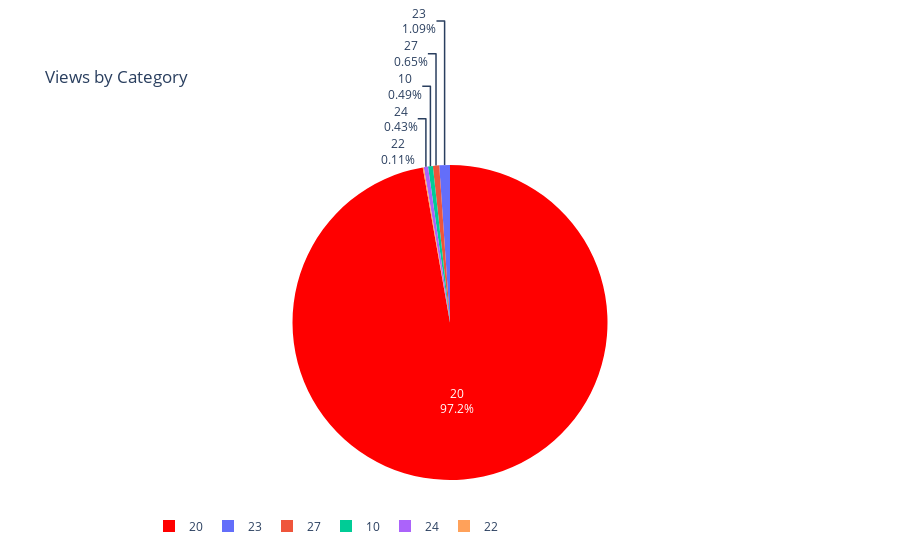

The notebook cell this image was saved under:
### Code cell
percent_category = round(df["Category"].value_counts(), 2)
categories = round(df["Category"].value_counts() / len(df["Category"]) * 100,2)
labels = list(categories.index)
values = list(categories.values)
trace1 = go.Pie(labels=labels, 
                values=values, 
                marker=dict(colors=['red']), 
                text=(percent_category.index.map(str)),
                hovertext=(percent_category.values.astype(str)))
layout = go.Layout(title="Views by Category", 
                   legend=dict(orientation="h"));
fig = go.Figure(data=[trace1], layout=layout)
iplot(fig)

### Figure 1 — Plotly figure (JSON) as saved in the notebook; plotly's stock layout.template omitted (floating-point values rounded to 4 significant figures)
{"data": [{"hovertext": ["1790", "20", "12", "9", "8", "2"], "labels": [20, 23, 27, 10, 24, 22], "marker": {"colors": ["red"]}, "text": ["20", "23", "27", "10", "24", "22"], "type": "pie", "values": [97.23, 1.09, 0.65, 0.49, 0.43, 0.11]}], "layout": {"legend": {"orientation": "h"}, "title": {"text": "Views by Category"}}}
